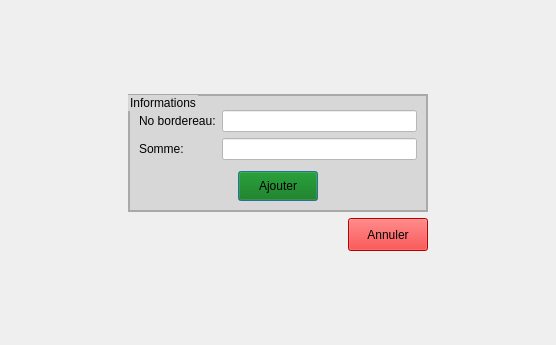
<?xml version="1.0" encoding="UTF-8"?>
<ui version="4.0">
 <class>ajout_bord</class>
 <widget class="QDialog" name="ajout_bord">
  <property name="geometry">
   <rect>
    <x>0</x>
    <y>0</y>
    <width>556</width>
    <height>345</height>
   </rect>
  </property>
  <property name="minimumSize">
   <size>
    <width>556</width>
    <height>345</height>
   </size>
  </property>
  <property name="maximumSize">
   <size>
    <width>556</width>
    <height>345</height>
   </size>
  </property>
  <property name="windowTitle">
   <string>Bordereau</string>
  </property>
  <layout class="QGridLayout" name="gridLayout_2">
   <item row="0" column="1">
    <spacer name="verticalSpacer_4">
     <property name="orientation">
      <enum>Qt::Vertical</enum>
     </property>
     <property name="sizeHint" stdset="0">
      <size>
       <width>20</width>
       <height>63</height>
      </size>
     </property>
    </spacer>
   </item>
   <item row="1" column="0">
    <spacer name="horizontalSpacer_2">
     <property name="orientation">
      <enum>Qt::Horizontal</enum>
     </property>
     <property name="sizeHint" stdset="0">
      <size>
       <width>109</width>
       <height>20</height>
      </size>
     </property>
    </spacer>
   </item>
   <item row="1" column="1">
    <layout class="QVBoxLayout" name="verticalLayout">
     <item>
      <widget class="QGroupBox" name="groupBox">
       <property name="minimumSize">
        <size>
         <width>300</width>
         <height>0</height>
        </size>
       </property>
       <property name="styleSheet">
        <string notr="true">QGroupBox{
	background-color: rgba(191, 191, 191, 0.5);
	color: #000;
	border: 2px solid darkgray;
}</string>
       </property>
       <property name="title">
        <string>Informations</string>
       </property>
       <layout class="QGridLayout" name="gridLayout">
        <item row="0" column="0">
         <spacer name="verticalSpacer_2">
          <property name="orientation">
           <enum>Qt::Vertical</enum>
          </property>
          <property name="sizeType">
           <enum>QSizePolicy::Fixed</enum>
          </property>
          <property name="sizeHint" stdset="0">
           <size>
            <width>20</width>
            <height>5</height>
           </size>
          </property>
         </spacer>
        </item>
        <item row="1" column="0">
         <widget class="QLabel" name="label">
          <property name="text">
           <string>No bordereau:</string>
          </property>
         </widget>
        </item>
        <item row="1" column="1">
         <widget class="QLineEdit" name="lineEdit">
          <property name="styleSheet">
           <string notr="true">QLineEdit{
	background-color: #fff;
	color:  #000;
}</string>
          </property>
         </widget>
        </item>
        <item row="2" column="0">
         <widget class="QLabel" name="label_2">
          <property name="text">
           <string>Somme:</string>
          </property>
         </widget>
        </item>
        <item row="2" column="1">
         <widget class="QLineEdit" name="lineEdit_2">
          <property name="styleSheet">
           <string notr="true">QLineEdit{
	background-color: #fff;
	color:  #000;
}</string>
          </property>
         </widget>
        </item>
        <item row="3" column="0">
         <spacer name="verticalSpacer">
          <property name="orientation">
           <enum>Qt::Vertical</enum>
          </property>
          <property name="sizeType">
           <enum>QSizePolicy::Fixed</enum>
          </property>
          <property name="sizeHint" stdset="0">
           <size>
            <width>20</width>
            <height>5</height>
           </size>
          </property>
         </spacer>
        </item>
        <item row="4" column="0" colspan="2">
         <layout class="QHBoxLayout" name="horizontalLayout_2">
          <item>
           <spacer name="horizontalSpacer_3">
            <property name="orientation">
             <enum>Qt::Horizontal</enum>
            </property>
            <property name="sizeHint" stdset="0">
             <size>
              <width>40</width>
              <height>20</height>
             </size>
            </property>
           </spacer>
          </item>
          <item>
           <widget class="QPushButton" name="pushButton_2">
            <property name="minimumSize">
             <size>
              <width>80</width>
              <height>30</height>
             </size>
            </property>
            <property name="maximumSize">
             <size>
              <width>80</width>
              <height>30</height>
             </size>
            </property>
            <property name="styleSheet">
             <string notr="true">QPushButton{
	background-color: rgb(0, 113, 0);
	height: 25px;
	width: 80px;
	font: 81 italic 11pt &quot;Fira Sans Compressed ExtraBold&quot;;
}

QPushButton:pressed{
	background-color: rgb(0, 85, 0);
}</string>
            </property>
            <property name="text">
             <string>Ajouter</string>
            </property>
           </widget>
          </item>
          <item>
           <spacer name="horizontalSpacer_4">
            <property name="orientation">
             <enum>Qt::Horizontal</enum>
            </property>
            <property name="sizeHint" stdset="0">
             <size>
              <width>40</width>
              <height>20</height>
             </size>
            </property>
           </spacer>
          </item>
         </layout>
        </item>
       </layout>
      </widget>
     </item>
     <item>
      <layout class="QHBoxLayout" name="horizontalLayout">
       <item>
        <spacer name="horizontalSpacer">
         <property name="orientation">
          <enum>Qt::Horizontal</enum>
         </property>
         <property name="sizeHint" stdset="0">
          <size>
           <width>168</width>
           <height>20</height>
          </size>
         </property>
        </spacer>
       </item>
       <item>
        <widget class="QPushButton" name="pushButton_3">
         <property name="styleSheet">
          <string notr="true">QPushButton{
	height: 25px;
	font: 81 Italic 11pt &quot;Fira Sans Compressed ExtraBold&quot;;
	color: black;
	background-color: red;
}

QpushButton:pressed{
	background-color: rgb(182, 7, 7);
}</string>
         </property>
         <property name="text">
          <string>Annuler</string>
         </property>
        </widget>
       </item>
      </layout>
     </item>
    </layout>
   </item>
   <item row="1" column="2">
    <spacer name="horizontalSpacer_5">
     <property name="orientation">
      <enum>Qt::Horizontal</enum>
     </property>
     <property name="sizeHint" stdset="0">
      <size>
       <width>109</width>
       <height>20</height>
      </size>
     </property>
    </spacer>
   </item>
   <item row="2" column="1">
    <spacer name="verticalSpacer_3">
     <property name="orientation">
      <enum>Qt::Vertical</enum>
     </property>
     <property name="sizeHint" stdset="0">
      <size>
       <width>20</width>
       <height>62</height>
      </size>
     </property>
    </spacer>
   </item>
  </layout>
 </widget>
 <resources/>
 <connections/>
</ui>
